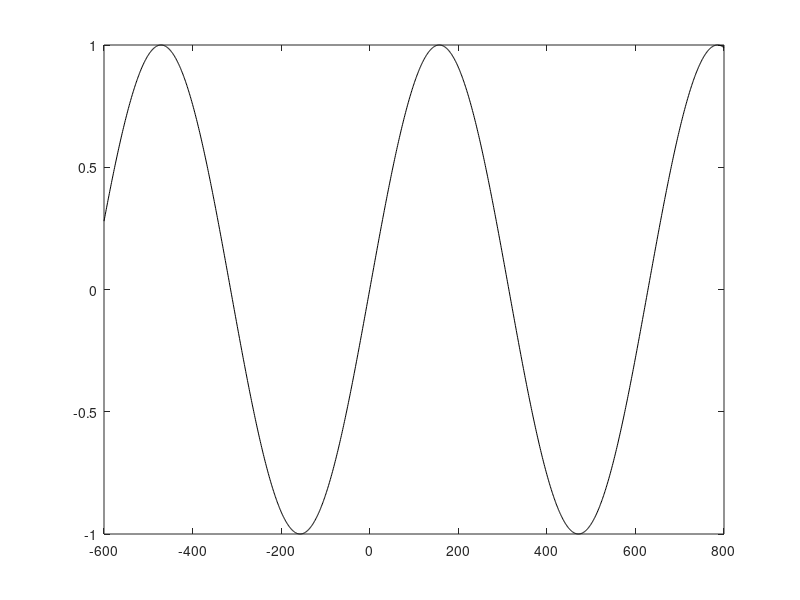

Write the MATLAB code that produced this figure. (Note: this script raises an error after producing the figure.)
% should look like 3 sinusoids, blue offset by -10 ms, red by +10, black
% with green x on top

tx = (-600:800)';
x = sin(tx / 100);

newDelta = 20;

% method = 'filter';
method = 'interp';

clf;
plot(tx, x, 'k-');
hold on;

[y, ty] = TrialDataUtilities.Data.resampleTensorInTime(x, 1, tx, 'timeDelta', newDelta, ...
    'binAlignmentMode', BinAlignmentMode.Causal, 'resampleMethod', method);
plot(ty, y, 'rx-');

[y, ty] = TrialDataUtilities.Data.resampleTensorInTime(x, 1, tx, 'timeDelta', newDelta, ...
    'binAlignmentMode', BinAlignmentMode.Acausal, 'resampleMethod', method);
plot(ty, y, 'bx-');

[y, ty] = TrialDataUtilities.Data.resampleTensorInTime(x, 1, tx, 'timeDelta', newDelta, ...
    'binAlignmentMode', BinAlignmentMode.Centered, 'resampleMethod', method);
plot(ty, y, 'gx');

% if causal, in is 5 and out is 4, say 0:5:100 vs. 0:4:100, then we want to
% interp the centers of the input to have centers 
% then we want 


%% % should look like 3 sinusoids superimposed, with blue shifted -1 ms, red shifted + 1 ms


tx = (-600:20:800)';
x = sin(tx / 100);

newDelta = 1;

%method = 'filter';
method = 'interp';

figure(2);
clf;
plot(tx, x, 'k-');
hold on;

[y, ty] = TrialDataUtilities.Data.resampleTensorInTime(x, 1, tx+10, 'timeDelta', newDelta, ...
    'binAlignmentMode', BinAlignmentMode.Causal, 'resampleMethod', method);
plot(ty, y, 'rx-');

[y, ty] = TrialDataUtilities.Data.resampleTensorInTime(x, 1, tx-10, 'timeDelta', newDelta, ...
    'binAlignmentMode', BinAlignmentMode.Acausal, 'resampleMethod', method);
plot(ty, y, 'bx-');

[y, ty] = TrialDataUtilities.Data.resampleTensorInTime(x, 1, tx, 'timeDelta', newDelta, ...
    'binAlignmentMode', BinAlignmentMode.Centered, 'resampleMethod', method);
plot(ty, y, 'gx');

% if causal, in is 5 and out is 4, say 0:5:100 vs. 0:4:100, then we want to
% interp the centers of the input to have centers 
% then we want 
